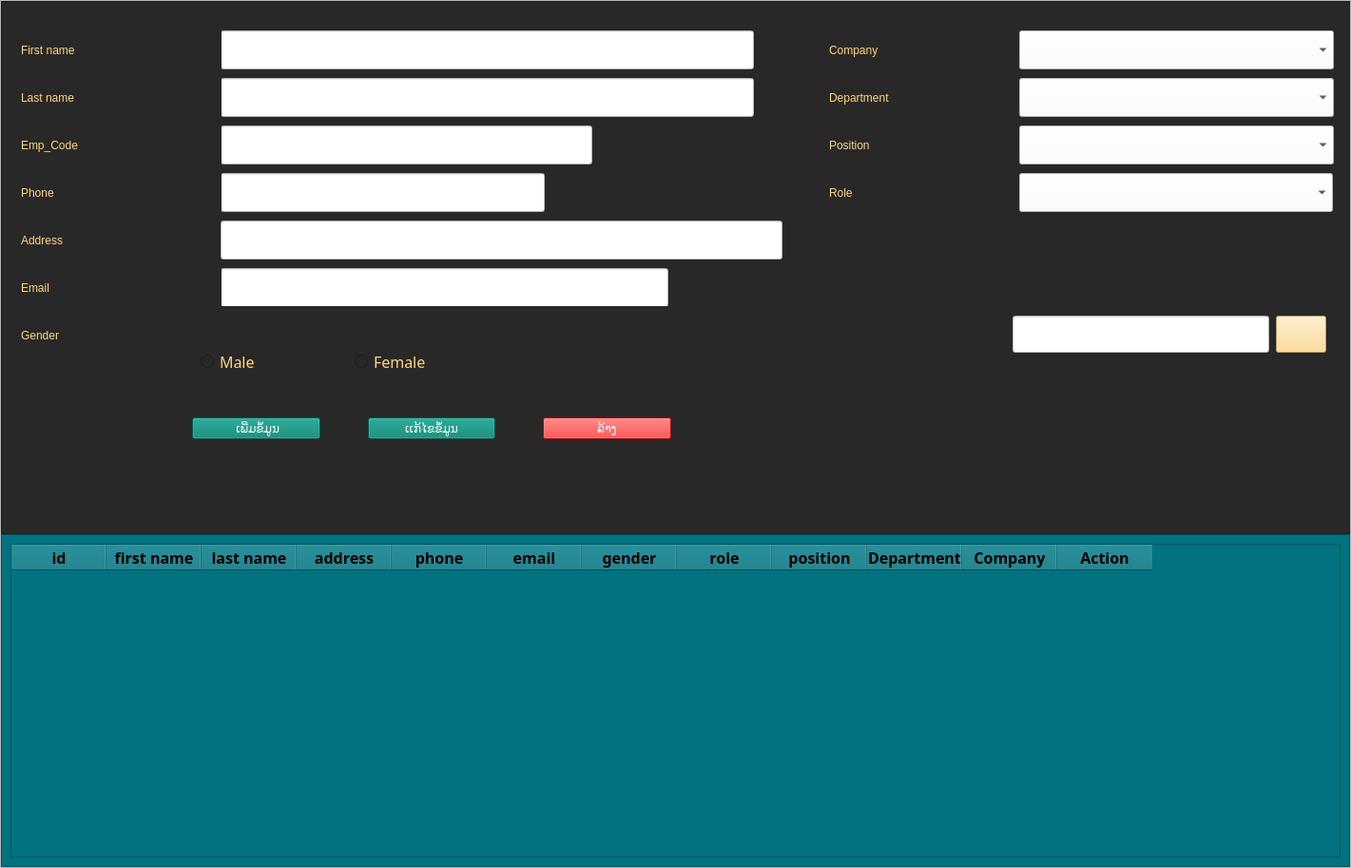
<?xml version="1.0" encoding="UTF-8"?>
<ui version="4.0">
 <class>frm_employee</class>
 <widget class="QWidget" name="frm_employee">
  <property name="geometry">
   <rect>
    <x>0</x>
    <y>0</y>
    <width>1421</width>
    <height>913</height>
   </rect>
  </property>
  <property name="windowTitle">
   <string>Form</string>
  </property>
  <layout class="QGridLayout" name="gridLayout_2">
   <property name="leftMargin">
    <number>0</number>
   </property>
   <property name="topMargin">
    <number>0</number>
   </property>
   <property name="rightMargin">
    <number>0</number>
   </property>
   <property name="bottomMargin">
    <number>0</number>
   </property>
   <property name="spacing">
    <number>0</number>
   </property>
   <item row="0" column="0">
    <widget class="QFrame" name="frame_Main">
     <property name="frameShape">
      <enum>QFrame::StyledPanel</enum>
     </property>
     <property name="frameShadow">
      <enum>QFrame::Raised</enum>
     </property>
     <layout class="QVBoxLayout" name="verticalLayout" stretch="8,5">
      <property name="spacing">
       <number>0</number>
      </property>
      <property name="leftMargin">
       <number>0</number>
      </property>
      <property name="topMargin">
       <number>0</number>
      </property>
      <property name="rightMargin">
       <number>0</number>
      </property>
      <property name="bottomMargin">
       <number>0</number>
      </property>
      <item>
       <widget class="QFrame" name="frame">
        <property name="styleSheet">
         <string notr="true">color: rgb(255, 213, 126);
background-color: rgb(40, 40, 40);</string>
        </property>
        <property name="frameShape">
         <enum>QFrame::StyledPanel</enum>
        </property>
        <property name="frameShadow">
         <enum>QFrame::Raised</enum>
        </property>
        <layout class="QGridLayout" name="gridLayout_3">
         <property name="leftMargin">
          <number>0</number>
         </property>
         <property name="topMargin">
          <number>0</number>
         </property>
         <property name="rightMargin">
          <number>0</number>
         </property>
         <property name="bottomMargin">
          <number>0</number>
         </property>
         <property name="horizontalSpacing">
          <number>0</number>
         </property>
         <item row="0" column="0">
          <widget class="QWidget" name="widget" native="true">
           <widget class="QLabel" name="label_7">
            <property name="geometry">
             <rect>
              <x>870</x>
              <y>130</y>
              <width>141</width>
              <height>41</height>
             </rect>
            </property>
            <property name="styleSheet">
             <string notr="true">font: 18pt &quot;Phetsarath OT&quot;;
color: rgb(255, 213, 126);
</string>
            </property>
            <property name="text">
             <string>Position</string>
            </property>
           </widget>
           <widget class="QLineEdit" name="txt_search">
            <property name="geometry">
             <rect>
              <x>1063</x>
              <y>330</y>
              <width>270</width>
              <height>39</height>
             </rect>
            </property>
            <property name="styleSheet">
             <string notr="true">background-color: rgb(255, 255, 255);
font: 18pt &quot;Phetsarath OT&quot;;
color: rgb(0, 0, 0);</string>
            </property>
           </widget>
           <widget class="QLineEdit" name="txt_phone">
            <property name="geometry">
             <rect>
              <x>230</x>
              <y>180</y>
              <width>341</width>
              <height>41</height>
             </rect>
            </property>
            <property name="styleSheet">
             <string notr="true">background-color: rgb(255, 255, 255);
font: 18pt &quot;Phetsarath OT&quot;;
color: rgb(0, 0, 0);</string>
            </property>
           </widget>
           <widget class="QLabel" name="label_11">
            <property name="geometry">
             <rect>
              <x>870</x>
              <y>30</y>
              <width>141</width>
              <height>41</height>
             </rect>
            </property>
            <property name="styleSheet">
             <string notr="true">font: 18pt &quot;Phetsarath OT&quot;;
color: rgb(255, 213, 126);
</string>
            </property>
            <property name="text">
             <string>Company</string>
            </property>
           </widget>
           <widget class="QLabel" name="label_3">
            <property name="geometry">
             <rect>
              <x>20</x>
              <y>180</y>
              <width>211</width>
              <height>41</height>
             </rect>
            </property>
            <property name="styleSheet">
             <string notr="true">font: 18pt &quot;Phetsarath OT&quot;;
color: rgb(255, 213, 126);
</string>
            </property>
            <property name="text">
             <string>Phone</string>
            </property>
           </widget>
           <widget class="QLineEdit" name="txt_email">
            <property name="geometry">
             <rect>
              <x>230</x>
              <y>280</y>
              <width>471</width>
              <height>41</height>
             </rect>
            </property>
            <property name="styleSheet">
             <string notr="true">background-color: rgb(255, 255, 255);
font: 18pt &quot;Phetsarath OT&quot;;
color: rgb(0, 0, 0);</string>
            </property>
           </widget>
           <widget class="QLabel" name="label_4">
            <property name="geometry">
             <rect>
              <x>20</x>
              <y>230</y>
              <width>211</width>
              <height>41</height>
             </rect>
            </property>
            <property name="styleSheet">
             <string notr="true">font: 18pt &quot;Phetsarath OT&quot;;
color: rgb(255, 213, 126);
</string>
            </property>
            <property name="text">
             <string>Address</string>
            </property>
           </widget>
           <widget class="QLineEdit" name="txt_surname">
            <property name="geometry">
             <rect>
              <x>230</x>
              <y>80</y>
              <width>561</width>
              <height>41</height>
             </rect>
            </property>
            <property name="styleSheet">
             <string notr="true">background-color: rgb(255, 255, 255);
font: 18pt &quot;Phetsarath OT&quot;;
color: rgb(0, 0, 0);</string>
            </property>
           </widget>
           <widget class="QLineEdit" name="txt_emp_code">
            <property name="geometry">
             <rect>
              <x>230</x>
              <y>130</y>
              <width>391</width>
              <height>41</height>
             </rect>
            </property>
            <property name="styleSheet">
             <string notr="true">background-color: rgb(255, 255, 255);
font: 18pt &quot;Phetsarath OT&quot;;
color: rgb(0, 0, 0);</string>
            </property>
           </widget>
           <widget class="QLabel" name="label_13">
            <property name="geometry">
             <rect>
              <x>20</x>
              <y>330</y>
              <width>211</width>
              <height>41</height>
             </rect>
            </property>
            <property name="styleSheet">
             <string notr="true">font: 18pt &quot;Phetsarath OT&quot;;
color: rgb(255, 213, 126);
</string>
            </property>
            <property name="text">
             <string>Gender</string>
            </property>
           </widget>
           <widget class="QLabel" name="label_12">
            <property name="geometry">
             <rect>
              <x>870</x>
              <y>180</y>
              <width>81</width>
              <height>41</height>
             </rect>
            </property>
            <property name="styleSheet">
             <string notr="true">font: 18pt &quot;Phetsarath OT&quot;;
color: rgb(255, 213, 126);
</string>
            </property>
            <property name="text">
             <string>Role</string>
            </property>
           </widget>
           <widget class="QLabel" name="label_9">
            <property name="geometry">
             <rect>
              <x>20</x>
              <y>130</y>
              <width>211</width>
              <height>41</height>
             </rect>
            </property>
            <property name="styleSheet">
             <string notr="true">font: 18pt &quot;Phetsarath OT&quot;;
color: rgb(255, 213, 126);
</string>
            </property>
            <property name="text">
             <string>Emp_Code</string>
            </property>
           </widget>
           <widget class="QComboBox" name="cmb_company">
            <property name="geometry">
             <rect>
              <x>1070</x>
              <y>30</y>
              <width>331</width>
              <height>41</height>
             </rect>
            </property>
            <property name="styleSheet">
             <string notr="true">background-color: rgb(255, 255, 255);
color: rgb(0, 0, 0);
font: 12pt &quot;Phetsarath OT&quot;;</string>
            </property>
           </widget>
           <widget class="QComboBox" name="cmb_role">
            <property name="geometry">
             <rect>
              <x>1070</x>
              <y>180</y>
              <width>330</width>
              <height>41</height>
             </rect>
            </property>
            <property name="styleSheet">
             <string notr="true">background-color: rgb(255, 255, 255);
color: rgb(0, 0, 0);
font: 12pt &quot;Phetsarath OT&quot;;</string>
            </property>
           </widget>
           <widget class="QLineEdit" name="txt_address">
            <property name="geometry">
             <rect>
              <x>230</x>
              <y>230</y>
              <width>591</width>
              <height>41</height>
             </rect>
            </property>
            <property name="styleSheet">
             <string notr="true">background-color: rgb(255, 255, 255);
font: 18pt &quot;Phetsarath OT&quot;;
color: rgb(0, 0, 0);</string>
            </property>
           </widget>
           <widget class="QLineEdit" name="txt_name">
            <property name="geometry">
             <rect>
              <x>230</x>
              <y>30</y>
              <width>561</width>
              <height>41</height>
             </rect>
            </property>
            <property name="styleSheet">
             <string notr="true">background-color: rgb(255, 255, 255);
color: rgb(0, 0, 0);
font: 18pt &quot;Phetsarath OT&quot;;</string>
            </property>
            <property name="text">
             <string/>
            </property>
           </widget>
           <widget class="QComboBox" name="cmb_department">
            <property name="geometry">
             <rect>
              <x>1070</x>
              <y>80</y>
              <width>331</width>
              <height>41</height>
             </rect>
            </property>
            <property name="styleSheet">
             <string notr="true">background-color: rgb(255, 255, 255);
color: rgb(0, 0, 0);
font: 12pt &quot;Phetsarath OT&quot;;</string>
            </property>
           </widget>
           <widget class="QLabel" name="label_5">
            <property name="geometry">
             <rect>
              <x>20</x>
              <y>280</y>
              <width>211</width>
              <height>41</height>
             </rect>
            </property>
            <property name="styleSheet">
             <string notr="true">font: 18pt &quot;Phetsarath OT&quot;;
color: rgb(255, 213, 126);
</string>
            </property>
            <property name="text">
             <string>Email</string>
            </property>
           </widget>
           <widget class="QComboBox" name="cmb_position">
            <property name="geometry">
             <rect>
              <x>1070</x>
              <y>130</y>
              <width>331</width>
              <height>41</height>
             </rect>
            </property>
            <property name="styleSheet">
             <string notr="true">background-color: rgb(255, 255, 255);
color: rgb(0, 0, 0);
font: 12pt &quot;Phetsarath OT&quot;;</string>
            </property>
           </widget>
           <widget class="QLabel" name="label_2">
            <property name="geometry">
             <rect>
              <x>20</x>
              <y>80</y>
              <width>211</width>
              <height>41</height>
             </rect>
            </property>
            <property name="styleSheet">
             <string notr="true">font: 18pt &quot;Phetsarath OT&quot;;
color: rgb(255, 213, 126);
</string>
            </property>
            <property name="text">
             <string>Last name</string>
            </property>
           </widget>
           <widget class="QPushButton" name="btn_search">
            <property name="geometry">
             <rect>
              <x>1340</x>
              <y>330</y>
              <width>53</width>
              <height>39</height>
             </rect>
            </property>
            <property name="styleSheet">
             <string notr="true">background-color: rgb(255, 213, 126);
color: rgb(0, 0, 0);
font: 18pt &quot;Phetsarath OT&quot;;</string>
            </property>
            <property name="text">
             <string/>
            </property>
            <property name="icon">
             <iconset>
              <normaloff>icons/search-alt-regular.png</normaloff>icons/search-alt-regular.png</iconset>
            </property>
            <property name="iconSize">
             <size>
              <width>40</width>
              <height>40</height>
             </size>
            </property>
           </widget>
           <widget class="QLabel" name="label">
            <property name="geometry">
             <rect>
              <x>20</x>
              <y>30</y>
              <width>211</width>
              <height>41</height>
             </rect>
            </property>
            <property name="styleSheet">
             <string notr="true">font: 18pt &quot;Phetsarath OT&quot;;
color: rgb(255, 213, 126);
</string>
            </property>
            <property name="text">
             <string>First name</string>
            </property>
           </widget>
           <widget class="QLabel" name="label_10">
            <property name="geometry">
             <rect>
              <x>870</x>
              <y>80</y>
              <width>181</width>
              <height>41</height>
             </rect>
            </property>
            <property name="styleSheet">
             <string notr="true">font: 18pt &quot;Phetsarath OT&quot;;
color: rgb(255, 213, 126);
</string>
            </property>
            <property name="text">
             <string>Department</string>
            </property>
           </widget>
           <widget class="QWidget" name="verticalLayoutWidget">
            <property name="geometry">
             <rect>
              <x>200</x>
              <y>320</y>
              <width>504</width>
              <height>140</height>
             </rect>
            </property>
            <layout class="QVBoxLayout" name="verticalLayout_2">
             <property name="spacing">
              <number>0</number>
             </property>
             <item>
              <widget class="QWidget" name="widget_2" native="true">
               <layout class="QHBoxLayout" name="horizontalLayout_2" stretch="1,2">
                <property name="spacing">
                 <number>0</number>
                </property>
                <item>
                 <widget class="QRadioButton" name="rb_Male">
                  <property name="font">
                   <font>
                    <family>Phetsarath OT</family>
                    <pointsize>12</pointsize>
                    <weight>50</weight>
                    <italic>false</italic>
                    <bold>false</bold>
                   </font>
                  </property>
                  <property name="styleSheet">
                   <string notr="true">font: 12pt &quot;Phetsarath OT&quot;;</string>
                  </property>
                  <property name="text">
                   <string>Male</string>
                  </property>
                 </widget>
                </item>
                <item>
                 <widget class="QRadioButton" name="rb_Female">
                  <property name="font">
                   <font>
                    <family>Phetsarath OT</family>
                    <pointsize>12</pointsize>
                   </font>
                  </property>
                  <property name="text">
                   <string>Female</string>
                  </property>
                  <property name="iconSize">
                   <size>
                    <width>20</width>
                    <height>20</height>
                   </size>
                  </property>
                 </widget>
                </item>
               </layout>
              </widget>
             </item>
             <item>
              <layout class="QHBoxLayout" name="horizontalLayout_3">
               <property name="spacing">
                <number>50</number>
               </property>
               <item>
                <widget class="QPushButton" name="btn_insert">
                 <property name="styleSheet">
                  <string notr="true">background-color: rgb(0, 127, 108);
color: rgb(255, 255, 255);
font: 18pt &quot;Phetsarath OT&quot;;</string>
                 </property>
                 <property name="text">
                  <string> ເພີ່ມຂໍ້ມູນ</string>
                 </property>
                 <property name="icon">
                  <iconset>
                   <normaloff>../../../.designer/PythonPOS/icon/plus-circle-solid-60.png</normaloff>../../../.designer/PythonPOS/icon/plus-circle-solid-60.png</iconset>
                 </property>
                 <property name="iconSize">
                  <size>
                   <width>20</width>
                   <height>20</height>
                  </size>
                 </property>
                </widget>
               </item>
               <item>
                <widget class="QPushButton" name="btn_edit">
                 <property name="styleSheet">
                  <string notr="true">background-color: rgb(0, 127, 108);
color: rgb(255, 255, 255);
font: 18pt &quot;Phetsarath OT&quot;;</string>
                 </property>
                 <property name="text">
                  <string>ເເກ້ໄຂຂໍ້ມູນ</string>
                 </property>
                 <property name="icon">
                  <iconset>
                   <normaloff>../../../.designer/PythonPOS/icon/edit-regular-60.png</normaloff>../../../.designer/PythonPOS/icon/edit-regular-60.png</iconset>
                 </property>
                 <property name="iconSize">
                  <size>
                   <width>25</width>
                   <height>25</height>
                  </size>
                 </property>
                </widget>
               </item>
               <item>
                <widget class="QPushButton" name="btn_delete">
                 <property name="styleSheet">
                  <string notr="true">background-color: rgb(255, 0, 0);
color: rgb(255, 255, 255);
font: 18pt &quot;Phetsarath OT&quot;;</string>
                 </property>
                 <property name="text">
                  <string>ລ້າງ</string>
                 </property>
                 <property name="icon">
                  <iconset>
                   <normaloff>../../../.designer/PythonPOS/icon/edit-regular-60.png</normaloff>../../../.designer/PythonPOS/icon/edit-regular-60.png</iconset>
                 </property>
                 <property name="iconSize">
                  <size>
                   <width>25</width>
                   <height>25</height>
                  </size>
                 </property>
                </widget>
               </item>
              </layout>
             </item>
            </layout>
           </widget>
          </widget>
         </item>
        </layout>
       </widget>
      </item>
      <item>
       <widget class="QFrame" name="frame_2">
        <property name="styleSheet">
         <string notr="true">font: 18pt &quot;Phetsarath OT&quot;;
background-color: rgb(1, 114, 127);</string>
        </property>
        <property name="frameShape">
         <enum>QFrame::StyledPanel</enum>
        </property>
        <property name="frameShadow">
         <enum>QFrame::Raised</enum>
        </property>
        <layout class="QGridLayout" name="gridLayout">
         <item row="0" column="0">
          <widget class="QTableWidget" name="tb_show">
           <property name="styleSheet">
            <string notr="true">background-color: rgb(240, 236, 229);
font: 18pt &quot;Phetsarath OT&quot;;
QTableWidget {
 /* Set the default background color to white */
}

QTableWidget::item {
    background-color: green; 
}

QTableWidget::item:selected {
    background-color: white;
}</string>
           </property>
           <column>
            <property name="text">
             <string>id</string>
            </property>
            <property name="font">
             <font>
              <family>Phetsarath OT</family>
              <pointsize>12</pointsize>
              <weight>75</weight>
              <bold>true</bold>
             </font>
            </property>
           </column>
           <column>
            <property name="text">
             <string>first name</string>
            </property>
            <property name="font">
             <font>
              <family>Phetsarath OT</family>
              <pointsize>12</pointsize>
              <weight>75</weight>
              <bold>true</bold>
             </font>
            </property>
           </column>
           <column>
            <property name="text">
             <string>last name</string>
            </property>
            <property name="font">
             <font>
              <family>Phetsarath OT</family>
              <pointsize>12</pointsize>
              <weight>75</weight>
              <bold>true</bold>
             </font>
            </property>
           </column>
           <column>
            <property name="text">
             <string>address</string>
            </property>
            <property name="font">
             <font>
              <family>Phetsarath OT</family>
              <pointsize>12</pointsize>
              <weight>75</weight>
              <bold>true</bold>
             </font>
            </property>
           </column>
           <column>
            <property name="text">
             <string>phone</string>
            </property>
            <property name="font">
             <font>
              <family>Phetsarath OT</family>
              <pointsize>12</pointsize>
              <weight>75</weight>
              <bold>true</bold>
             </font>
            </property>
           </column>
           <column>
            <property name="text">
             <string>email</string>
            </property>
            <property name="font">
             <font>
              <family>Phetsarath OT</family>
              <pointsize>12</pointsize>
              <weight>75</weight>
              <bold>true</bold>
             </font>
            </property>
           </column>
           <column>
            <property name="text">
             <string>gender</string>
            </property>
            <property name="font">
             <font>
              <family>Phetsarath OT</family>
              <pointsize>12</pointsize>
              <weight>75</weight>
              <bold>true</bold>
             </font>
            </property>
           </column>
           <column>
            <property name="text">
             <string>role</string>
            </property>
            <property name="font">
             <font>
              <family>Phetsarath OT</family>
              <pointsize>12</pointsize>
              <weight>75</weight>
              <bold>true</bold>
             </font>
            </property>
           </column>
           <column>
            <property name="text">
             <string>position</string>
            </property>
            <property name="font">
             <font>
              <family>Phetsarath OT</family>
              <pointsize>12</pointsize>
              <weight>75</weight>
              <bold>true</bold>
             </font>
            </property>
           </column>
           <column>
            <property name="text">
             <string>Department</string>
            </property>
            <property name="font">
             <font>
              <family>Phetsarath OT</family>
              <pointsize>12</pointsize>
              <weight>75</weight>
              <bold>true</bold>
             </font>
            </property>
           </column>
           <column>
            <property name="text">
             <string>Company</string>
            </property>
            <property name="font">
             <font>
              <family>Phetsarath OT</family>
              <pointsize>12</pointsize>
              <weight>75</weight>
              <bold>true</bold>
             </font>
            </property>
           </column>
           <column>
            <property name="text">
             <string>Action</string>
            </property>
            <property name="font">
             <font>
              <family>Phetsarath OT</family>
              <pointsize>12</pointsize>
              <weight>75</weight>
              <bold>true</bold>
             </font>
            </property>
           </column>
          </widget>
         </item>
        </layout>
       </widget>
      </item>
     </layout>
    </widget>
   </item>
  </layout>
 </widget>
 <resources/>
 <connections/>
</ui>
